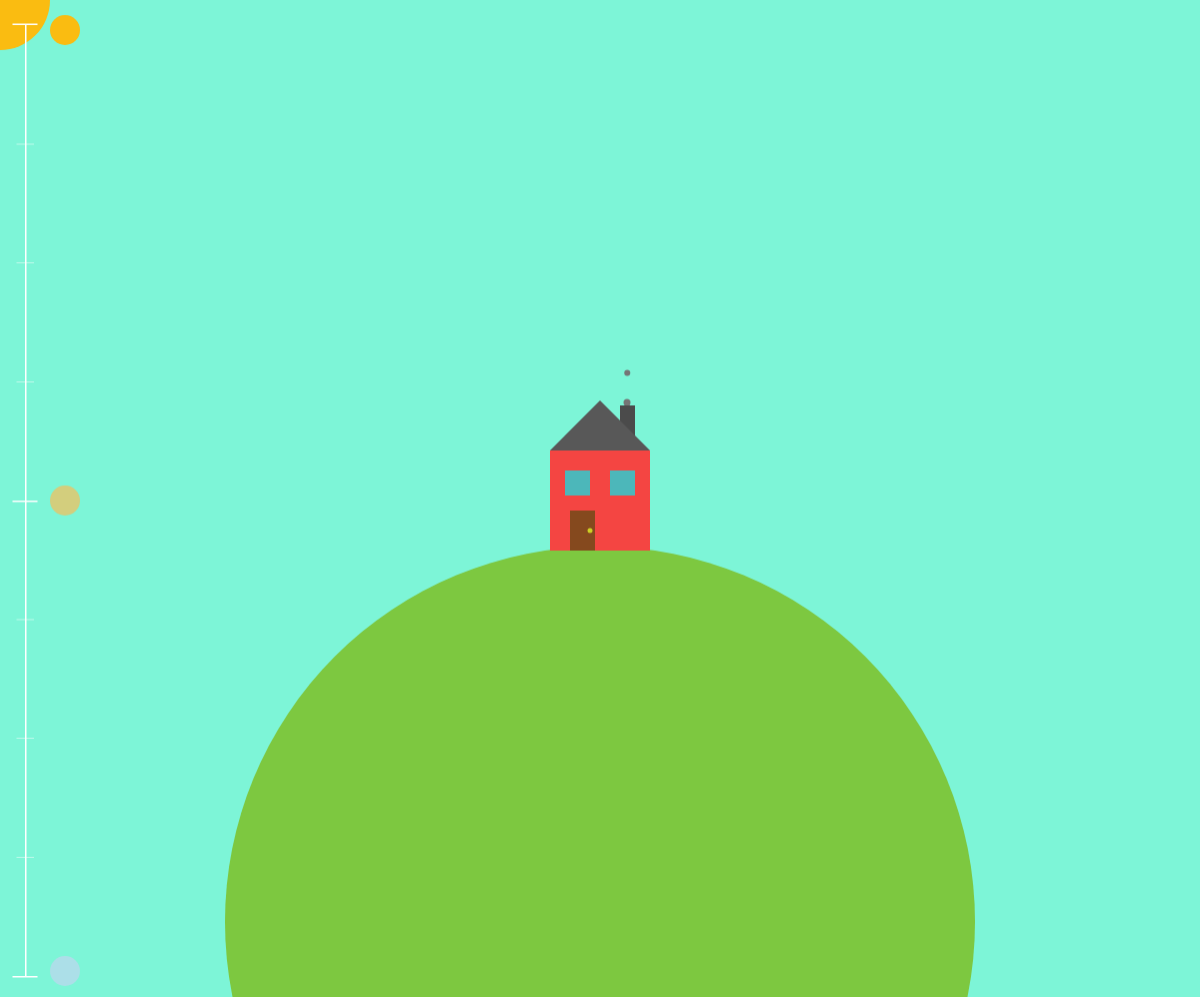
Frame 1 (no input)
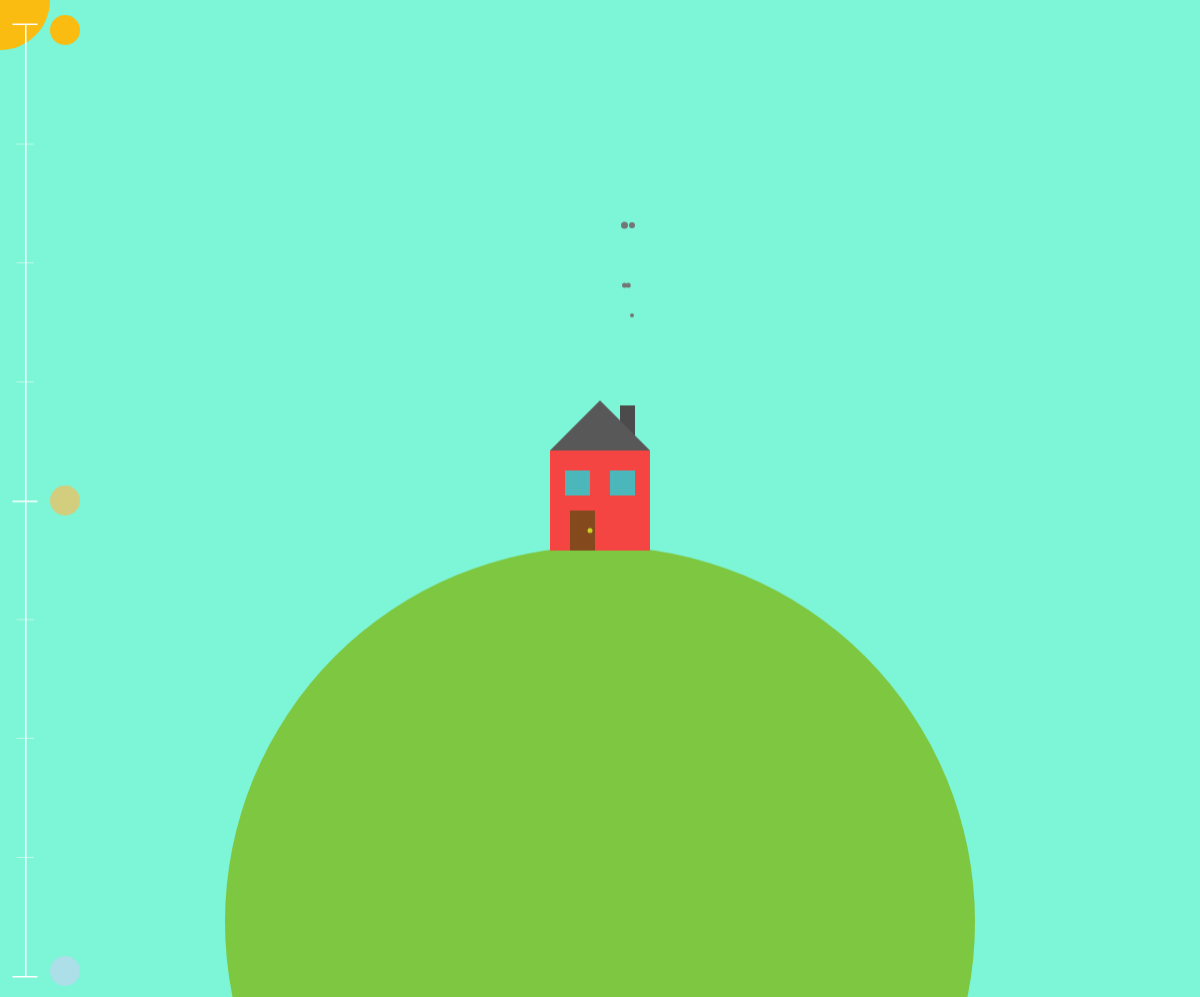
Frame 60 (no input)
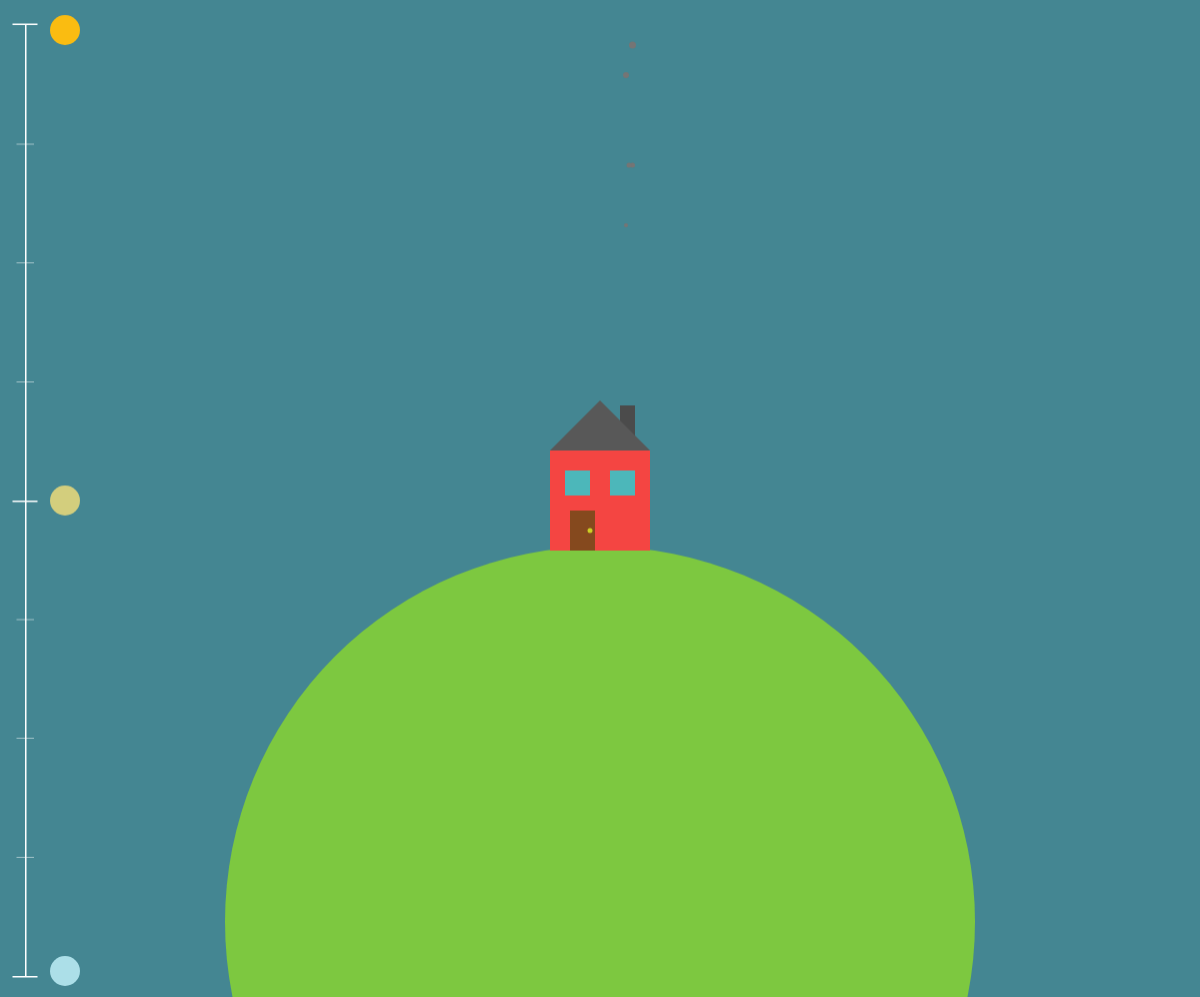
Frame 120 (the mouse pressed at the canvas centre since frame 60)

The p5.js sketch that drew these frames (run headless with seeded random() and noise() and a simulated clock; from frame 60 on, the mouse is pressed at the canvas centre):

// p5.js sketch
// ── sketch.js
let growing = true;
let growspeed = 5;

let smokeX;
let smokeY;
let smokeX2 ;
let smokeY2;
let smokeX3;
let smokeY3;
let smokeX4;
let smokeY4;
let smokeX5;
let smokeY5;

let smokeSize = 4;
let smokeSize2 = 5;
let smokeSize3 = 6;
let smokeSize4 = 7;
let smokeSize5 = 5;

let smokeSpeed = 1.5;
let smokeSpeed2 = 2;
let smokeSpeed3 = 2.5;
let smokeSpeed4 = 3;
let smokeSpeed5 = 2;

let smokeXSpeed = .25;
let smokeXSpeed2 = .5;
let smokeXSpeed3 = .25;
let smokeXSpeed4 = .5;
let smokeXSpeed5 = .25;

let smokeLeft = true;
let smokeLeft2 = true;
let smokeLeft3 = true;
let smokeLeft4 = true;
let smokeLeft5 = true;

let third;


let OldMax;
let OldMin;
let NewMax;
let NewMin;
let OldValue;

let OldRange = (OldMax - OldMin);
let NewRange;
let NewValue;

let NewMaxS;
let NewMinS;

let NewRangeS;
let NewValueS;

let sunX;
let sunY;


function setup() {
  // put setup code here
  createCanvas(windowWidth, windowHeight - 3.3);

  starMinSize = 1;
  starMaxSize = 7.5;

  starX = random(windowWidth);
  starY = random(windowHeight);
  starSize = random(starMinSize, starMaxSize);
  starX2 = random(windowWidth);
  starY2 = random(windowHeight);
  starSize2 = random(starMinSize, starMaxSize);
  starX3 = random(windowWidth);
  starY3 = random(windowHeight);
  starSize3 = random(starMinSize, starMaxSize);
  starX4 = random(windowWidth);
  starY4 = random(windowHeight);
  starSize4 = random(starMinSize, starMaxSize);
  starX5 = random(windowWidth);
  starY5 = random(windowHeight);
  starSize5 = random(starMinSize, starMaxSize);
  starX6 = random(windowWidth);
  starY6 = random(windowHeight);
  starSize6 = random(starMinSize, starMaxSize);
  starX7 = random(windowWidth);
  starY7 = random(windowHeight);
  starSize7 = random(starMinSize, starMaxSize);
  starX8 = random(windowWidth);
  starY8 = random(windowHeight);
  starSize8 = random(starMinSize, starMaxSize);
  starX9 = random(windowWidth);
  starY9 = random(windowHeight);
  starSize9 = random(starMinSize, starMaxSize);
  starX10 = random(windowWidth);
  starY10 = random(windowHeight);
  starSize10 = random(starMinSize, starMaxSize);
  starX11 = random(windowWidth);
  starY11 = random(windowHeight);
  starSize11 = random(starMinSize, starMaxSize);
  starX12 = random(windowWidth);
  starY12 = random(windowHeight);
  starSize12 = random(starMinSize, starMaxSize);
  starX13 = random(windowWidth);
  starY13 = random(windowHeight);
  starSize13 = random(starMinSize, starMaxSize);
  starX14 = random(windowWidth);
  starY14 = random(windowHeight);
  starSize14 = random(starMinSize, starMaxSize);
  starX15 = random(windowWidth);
  starY15 = random(windowHeight);
  starSize15 = random(starMinSize, starMaxSize);

  smokeX = windowWidth / 2 + 27.5;
  smokeX2 = windowWidth / 2 + 27.5;
  smokeX3 = windowWidth / 2 + 27.5;
  smokeX4 = windowWidth / 2 + 27.5;
  smokeX5 = windowWidth / 2 + 27.5;

  smokeY = windowHeight / 2 - 95;
  smokeY2 = windowHeight / 2 - 95;
  smokeY3 = windowHeight / 2 - 125;
  smokeY4 = windowHeight / 2 - 95;
  smokeY5 = windowHeight / 2 - 95;

  sunX = windowWidth / 2;
  sunY = windowHeight / 2;
  sunSpeed = 2;

  lineHeight = windowHeight - 50;

  grassX = random(windowWidth / 8 * 3, windowWidth / 8 * 5);
  grassY = random(windowHeight / 12 * 8, windowHeight);
  grassC = [random(106, 59), random(224, 110), random(16, 21)];
  grassX2 = random(windowWidth / 8 * 3, windowWidth / 8 * 5);
  grassY2 = random((windowHeight / 12 * 8), windowHeight);
  grassC2 = [random(106, 59), random(224, 110), random(16, 21)];
  grassX3 = random(windowWidth / 8 * 3, windowWidth / 8 * 5);
  grassY3 = random((windowHeight / 12 * 8), windowHeight);
  grassC3 = [random(106, 59), random(224, 110), random(16, 21)];
  grassX4 = random(windowWidth / 8 * 3, windowWidth / 8 * 5);
  grassY4 = random((windowHeight / 12 * 8), windowHeight);
  grassC4 = [random(106, 59), random(224, 110), random(16, 21)];
  grassX5 = random(windowWidth / 8 * 3, windowWidth / 8 * 5);
  grassY5 = random((windowHeight / 12 * 8), windowHeight);
  grassC5 = [random(106, 59), random(224, 110), random(16, 21)];

  sheepWait = 0;
  sheepX = windowWidth / 2;
  sheepY = windowHeight / 2 + 200;
  sheepDesX = windowWidth / 2;
  sheepDesY = windowHeight / 2 + 200;
}

function draw() {
  // put drawing code here

  createCanvas(windowWidth, windowHeight - 3.3);

  strokeWeight(0);

  OldMax = windowHeight;
  OldMin = 0;
  //OldValue = sunY;
  OldValue = mouseY;
  OldRange = (OldMax - OldMin);

  NewMaxR = 11;
  NewMinR = 125;

  NewMaxG = 23;
  NewMinG = 245;

  NewMaxB = 77;
  NewMinB = 215;

  NewRangeR = (NewMaxR - NewMinR);
  NewValueR = (((OldValue - OldMin) * NewRangeR) / OldRange) + NewMinR;

  NewRangeG = (NewMaxG - NewMinG);
  NewValueG = (((OldValue - OldMin) * NewRangeG) / OldRange) + NewMinG;

  NewRangeB = (NewMaxB - NewMinB);
  NewValueB = (((OldValue - OldMin) * NewRangeB) / OldRange) + NewMinB;

  background(NewValueR, NewValueG, NewValueB);

  //background(map(mouseY, 0, NewMaxR, windowHeight, NewMinR), map(mouseY, 0, NewMaxG, windowHeight, NewMinG), map(mouseY, 0, NewMaxB, windowHeight, NewMinB));


  // stjerner

  NewMaxStar = 255;
  NewMinStar = 0;

  NewRangeStar = (NewMaxStar - NewMinStar);
  NewValueStar = (((OldValue - windowHeight / 16 * 9) * NewRangeStar) / (windowHeight - windowHeight / 16 * 9)) + NewMinStar;

  fill(207, 185, 89, NewValueStar);
    ellipse(starX, starY, starSize);
    ellipse(starX2, starY2, starSize2);
    ellipse(starX3, starY3, starSize3);
    ellipse(starX4, starY4, starSize4);
    ellipse(starX5, starY5, starSize5);
    ellipse(starX6, starY6, starSize6);
    ellipse(starX7, starY7, starSize7);
    ellipse(starX8, starY8, starSize8);
    ellipse(starX9, starY9, starSize9);
    ellipse(starX10, starY10, starSize10);
    ellipse(starX11, starY11, starSize11);
    ellipse(starX12, starY12, starSize12);
    ellipse(starX13, starY13, starSize13);
    ellipse(starX14, starY14, starSize14);
    ellipse(starX15, starY15, starSize15);

  // sol/måne

  NewMaxSunR = 172;
  NewMinSunR = 250;

  NewMaxSunG = 223;
  NewMinSunG = 188;

  NewMaxSunB = 232;
  NewMinSunB = 17;


  NewRangeSunR = (NewMaxSunR - NewMinSunR);
  NewValueSunR = (((OldValue - OldMin) * NewRangeSunR) / OldRange) + NewMinSunR;

  NewRangeSunG = (NewMaxSunG - NewMinSunG);
  NewValueSunG = (((OldValue - OldMin) * NewRangeSunG) / OldRange) + NewMinSunG;

  NewRangeSunB = (NewMaxSunB - NewMinSunB);
  NewValueSunB = (((OldValue - OldMin) * NewRangeSunB) / OldRange) + NewMinSunB;

  fill(NewValueSunR, NewValueSunG, NewValueSunB);
  ellipse(mouseX, mouseY, 100);
  if(mouseX > sunX){
    sunX += sunSpeed;
  } else if(mouseX < sunX){
    sunX -= sunSpeed;
  }
  if(mouseY > sunY){
    sunY += sunSpeed;
  } else if(mouseY < sunY){
    sunY -= sunSpeed;
  }
  //ellipse(sunX, sunY, 100);

  // planet
  fill(125, 200, 64);
  ellipse(windowWidth / 2, windowHeight / 2 + 421, 750);



  // røyk
  if(smokeY >= 0){
    smokeY -= smokeSpeed;
  } else if(smokeY <= 0){
    smokeY = windowHeight / 2 - 95;
  }
  if(smokeY2 >= 0){
    smokeY2 -= smokeSpeed2;
  } else if(smokeY2 <= 0){
    smokeY2 = windowHeight / 2 - 95;
  }
  if(smokeY3 >= 0){
    smokeY3 -= smokeSpeed3;
  } else if(smokeY3 <= 0){
    smokeY3 = windowHeight / 2 - 95;
  }
  if(smokeY4 >= 0){
    smokeY4 -= smokeSpeed4;
  } else if(smokeY4 <= 0){
    smokeY4 = windowHeight / 2 - 95;
  }
  if(smokeY5 >= 0){
    smokeY5 -= smokeSpeed5;
  } else if(smokeY5 <= 0){
    smokeY5 = windowHeight / 2 - 95;
  }


  if(smokeX < windowWidth / 2 + 22.5){
    smokeLeft = false;
  } else if(smokeX > windowWidth / 2 + 32.5){
    smokeLeft = true;
  }
  if(smokeLeft == true){
    smokeX -= smokeXSpeed;
  } else if(smokeLeft == false){
    smokeX += smokeXSpeed;
  }

  if(smokeX2 < windowWidth / 2 + 22.5){
    smokeLeft2 = false;
  } else if(smokeX2 > windowWidth / 2 + 32.5){
    smokeLeft2 = true;
  }
  if(smokeLeft2 == true){
    smokeX2 -= smokeXSpeed2;
  } else if(smokeLeft2 == false){
    smokeX2 += smokeXSpeed2;
  }

  if(smokeX3 < windowWidth / 2 + 22.5){
    smokeLeft3 = false;
  } else if(smokeX3 > windowWidth / 2 + 32.5){
    smokeLeft3 = true;
  }
  if(smokeLeft3 == true){
    smokeX3 -= smokeXSpeed3;
  } else if(smokeLeft3 == false){
    smokeX3 += smokeXSpeed3;
  }

  if(smokeX4 < windowWidth / 2 + 22.5){
    smokeLeft4 = false;
  } else if(smokeX4 > windowWidth / 2 + 32.5){
    smokeLeft4 = true;
  }
  if(smokeLeft4 == true){
    smokeX4 -= smokeXSpeed4;
  } else if(smokeLeft4 == false){
    smokeX4 += smokeXSpeed4;
  }

  if(smokeX5 < windowWidth / 2 + 22.5){
    smokeLeft5 = false;
  } else if(smokeX5 > windowWidth / 2 + 32.5){
    smokeLeft5 = true;
  }
  if(smokeLeft5 == true){
    smokeX5 -= smokeXSpeed5;
  } else if(smokeLeft5 == false){
    smokeX5 += smokeXSpeed4;
  }


  // tegner røyk
  fill(117, 117, 117);
  ellipse(smokeX, smokeY, smokeSize);
  ellipse(smokeX2, smokeY2, smokeSize2);
  ellipse(smokeX3, smokeY3, smokeSize3);
  ellipse(smokeX4, smokeY4, smokeSize4);
  ellipse(smokeX5, smokeY5, smokeSize5);

  // hus
  fill(244, 69, 66);
  rect(windowWidth / 2 - 50, windowHeight / 2 - 50, 100, 100);

  // pipe
  fill(75, 75, 75);
  rect(windowWidth / 2 + 20, windowHeight / 2 - 95, 15, 30);

  // tak
  fill(88, 88, 88);
  triangle(windowWidth / 2 - 50, windowHeight / 2 - 50, windowWidth / 2, windowHeight / 2 - 100, windowWidth / 2 + 50, windowHeight / 2 - 50);

  // dør
  fill(133, 73, 30);
  rect(windowWidth / 2 - 30, windowHeight / 2 + 10, 25, 40);

  // vindu
  fill(76, 183, 186);
  rect(windowWidth / 2 - 35, windowHeight / 2 - 30, 25, 25);
  rect(windowWidth / 2 + 10, windowHeight / 2 - 30, 25, 25);

  // håndtak
  fill(205, 208, 37);
  ellipse(windowWidth / 2 - 10, windowHeight / 2 + 30, 5);

  // gress

  let grassWidth = 2;
  let grassHeight = 10;

  /*fill(grassC[0], grassC[1], grassC[2]);
  rect(grassX, grassY, grassWidth, grassHeight);

  fill(grassC2[0], grassC2[1], grassC2[2]);
  rect(grassX2, grassY2, grassWidth, grassHeight);

  fill(grassC3[0], grassC3[1], grassC3[2]);
  rect(grassX3, grassY3, grassWidth, grassHeight);

  fill(grassC4[0], grassC4[1], grassC4[2]);
  rect(grassX4, grassY4, grassWidth, grassHeight);

  fill(grassC5[0], grassC5[1], grassC5[2]);
  rect(grassX5, grassY5, grassWidth, grassHeight);*/


  // sau

  /*fill(255, 255, 255);
  ellipse(sheepX, sheepY, 25);

  if(sheepWait < 100){
    sheepWait += 1;
  } else if(sheepWait = 100){
    sheepWait = 0;
    sheepDesX = sheepX - 100, sheepX + 100;
    sheepDesY = sheepY - 100, sheepX + 100;
  }*/

  // vei
  /*fill(245, 229, 176);
  beginShape();
  vertex(45, 363);
  quadraticVertex(199, 97, 285, 85);
  bezierVertex(220, 116, 204, 217, 174, 360);
  endShape(CLOSE);*/

  // filter
  fill(255, 255, 255, 0);
  rect(0, 0, windowWidth, windowHeight);

  // linje

  sLineWidth = 17.5;
  sLineHeight = .5;
  sLineX = 16.5;

  bLineWidth = 25;
  bLineHeight = 1.5;
  bLineX = 12.5;


  fill(255, 255, 255);
  rect(25, 25, 1.5, windowHeight - 50);

  rect(bLineX, 23.5, bLineWidth, bLineHeight);

  rect(sLineX, lineHeight / 8 + 25, sLineWidth, sLineHeight);

  rect(sLineX, lineHeight / 4 + 25, sLineWidth, sLineHeight);

  rect(sLineX, lineHeight / 8 * 3 + 25, sLineWidth, sLineHeight);

  rect(bLineX, windowHeight / 2, bLineWidth, bLineHeight);

  rect(sLineX, lineHeight / 8 * 5 + 25, sLineWidth, sLineHeight);

  rect(sLineX, lineHeight / 4 * 3 + 25, sLineWidth, sLineHeight);

  rect(sLineX, lineHeight / 8 * 7+ 25, sLineWidth, sLineHeight);

  rect(bLineX, windowHeight - 25, bLineWidth, bLineHeight);

  //stroke(207, 207, 207);
  //strokeWeight(1);
  // sol ikon
  fill(250, 188, 17);
  ellipse(65, 30, 30);

  // sol/måne ikon
  fill(211, 205.5, 124.5);
  ellipse(65, windowHeight / 2, 30);

  // måne ikon
  fill(172, 223, 232);
  ellipse(65, windowHeight - 30, 30);
}
